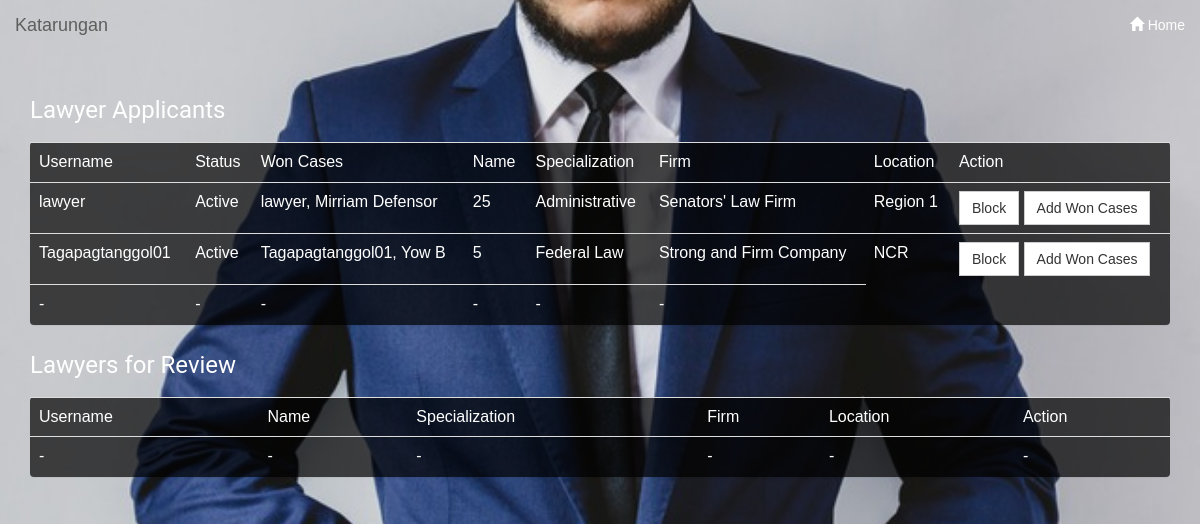
The app's page /adminPanel.php with its own data.
### tables this page shows
CREATE TABLE `tbllawyer` (
  `lawyerID` int(11) NOT NULL,
  `lawyerUsername` varchar(100) NOT NULL,
  `lawyerPassword` varchar(10) NOT NULL,
  `lawyerLastName` varchar(100) NOT NULL,
  `lawyerFirstName` varchar(100) NOT NULL,
  `lawyerMiddleName` varchar(100) NOT NULL,
  `firmAssociatedTo` varchar(1000) NOT NULL,
  `firmAddress` varchar(1000) NOT NULL,
  `specialization` varchar(1000) NOT NULL,
  `locationLawyers` varchar(10000) NOT NULL,
  `casesWon` varchar(1000) NOT NULL,
  `status` varchar(10) NOT NULL
);

### adminPanel.php (the view, shortened to what this page needs)
<?php include ('HEADER.php'); ?>
<div class="container">
<h4 style="color:white;">Lawyer Applicants</h4>
<table class="table panel" border="1">
	<tr>
		<td>Username</td>
		<td>Status</td>
		<td>Won Cases</td>
		<td>Name</td>
		<td>Specialization</td>
		<td>Firm</td>
		<td>Location</td>
		<td>Action</td>
	</tr>
	<form action="" method="POST">
	<tr>
		<?php
		$getLawyers = mysqli_query($conn, " SELECT * FROM tbllawyer WHERE status NOT LIKE '3' ");
		while($lawyers = mysqli_fetch_assoc($getLawyers))
		{
		?>
			<tr>
				<td><?php echo $lawyers['lawyerUsername']; ?></td>
				<td><?php if($lawyers['status']==0) echo "Pending / Blocked"; else echo "Active";  ?></td>
				<td><?php echo $lawyers['lawyerUsername'] .", " .$lawyers['lawyerFirstName'] ." " .$lawyers['lawyerMiddleName']; ?></td>
				<td><?php echo $lawyers['casesWon']; ?></td>
				<td><?php echo $lawyers['specialization']; ?></td>
				<td><?php echo $lawyers['firmAssociatedTo']; ?></td>
				<td><?php echo $lawyers['locationLawyers']; ?></td>
				<td>
					<?php
					if($lawyers['status']==0)
					{
					?>
						<button class="btn btn-default" type="submit" name="accept" value="<?php echo $lawyers['lawyerID']; ?>">Accept</button>
						<button class="btn btn-default" type="submit" name="review" value="<?php echo $lawyers['lawyerID']; ?>">Review</button>
					<?php
					}
					else
					{
					?>
						<button class="btn btn-default" type="submit" name="block" value="<?php echo $lawyers['lawyerID']; ?>">Block</button>
						<button class="btn btn-default" type="submit" name="add" value="<?php echo $lawyers['lawyerID']; ?>">Add Won Cases</button>
					<?php
					}
					?>
				</td>
			</tr>
		<?php
		}
		?>
	</tr>
	<tr>
		<td>-</td>
		<td>-</td>
		<td>-</td>
		<td>-</td>
		<td>-</td>
		<td>-</td>
	</tr>
	</form>
</table>
<h4 style="color: white;">Lawyers for Review</h4>
<table class="table panel">
	<tr>
		<td>Username</td>
		<td>Name</td>
		<td>Specialization</td>
		<td>Firm</td>
		<td>Location</td>
		<td>Action</td>
	</tr>
	<form action="" method="POST">
	<tr>
		<td>-</td>
		<td>-</td>
		<td>-</td>
		<td>-</td>
		<td>-</td>
		<td>-</td>
	</tr>
	</form>
</table>
</div>

### HEADER.php (style rules this page uses)
body { background: url('images/bg_2880.jpg') no-repeat center center fixed; -webkit-background-size: cover; -moz-background-size: cover; -o-background-size: cover; background-size: cover; color: white; }
.btn { border-radius: 0; }

### adminPanel.php (style rules this page uses)
body { color:white; }
.panel { background: url('images/tile.png'); padding:10px; }

### records on screen
tbllawyer: lawyerUsername "lawyer", status "Active", lawyerFirstName "Mirriam", lawyerMiddleName "Defensor", casesWon "25", specialization "Administrative", firmAssociatedTo "Senators' Law Firm", locationLawyers "Region 1", $lawyers['lawyerID'] 5 (drawn)
tbllawyer: lawyerUsername "Tagapagtanggol01", status "Active", lawyerFirstName "Yow", lawyerMiddleName "B", casesWon "5", specialization "Federal Law", firmAssociatedTo "Strong and Firm Company", locationLawyers "NCR", $lawyers['lawyerID'] 6 (drawn)
